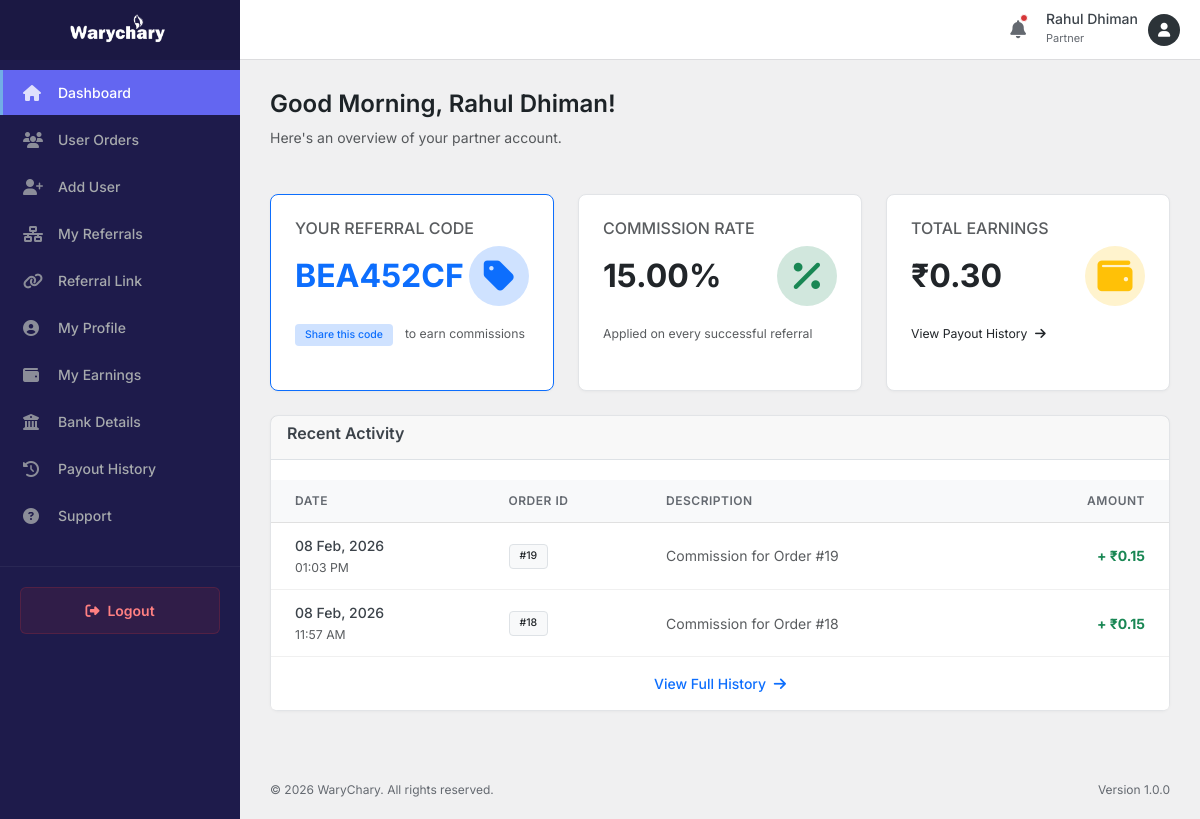
Before: /partner/index.php (signed in) with the older database file.
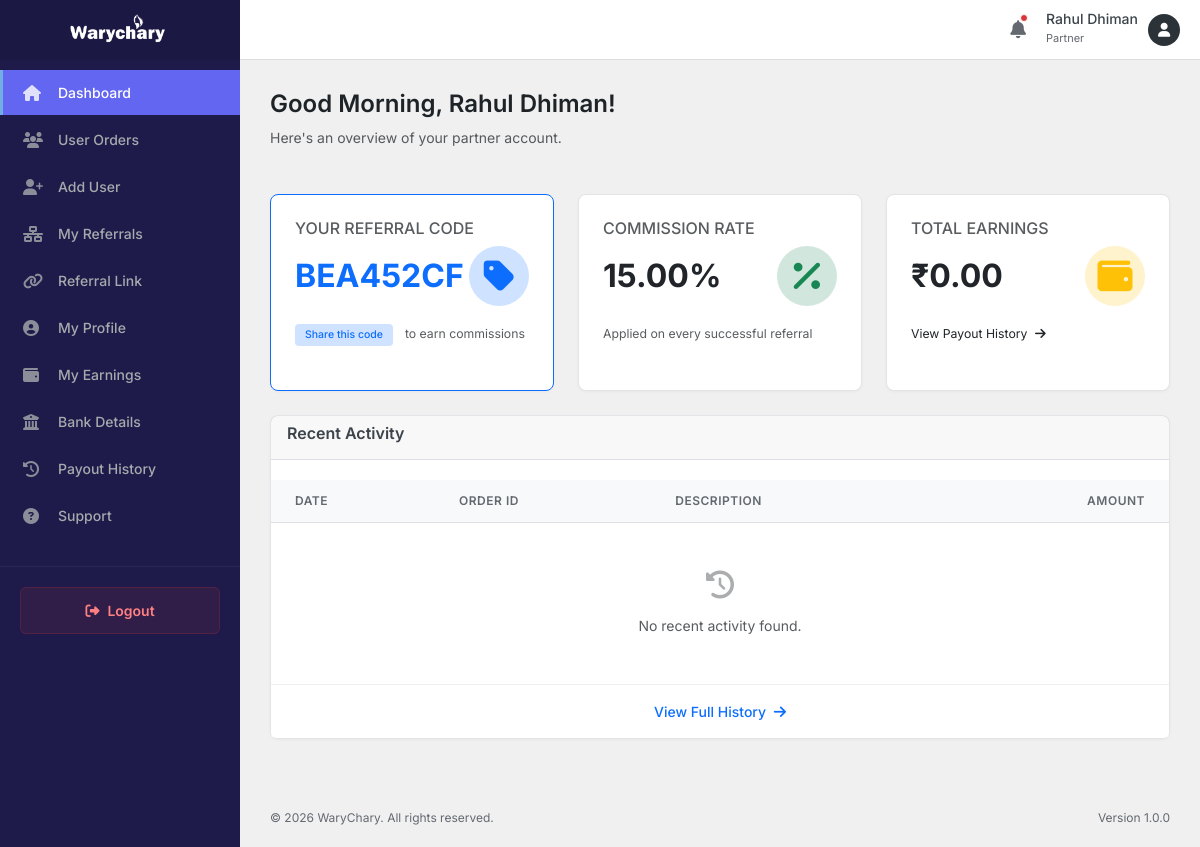
After: the same page with the newer database file.
### tables this page shows
CREATE TABLE `partner_earnings` (
  `id` int(11) NOT NULL AUTO_INCREMENT,
  `partner_id` int(11) NOT NULL,
  `partner_type` enum('marketing','senior') NOT NULL,
  `order_id` int(11) NOT NULL,
  `amount` decimal(10,2) NOT NULL,
  `percentage` decimal(5,2) NOT NULL,
  `description` text DEFAULT NULL,
  `created_at` timestamp NULL DEFAULT current_timestamp(),
  PRIMARY KEY (`id`),
  KEY `order_id` (`order_id`),
  CONSTRAINT `partner_earnings_ibfk_1` FOREIGN KEY (`order_id`) REFERENCES `orders` (`id`) ON DELETE CASCADE
);

### partner/index.php (the view, shortened to what the changed rows need)
<?php
include_once __DIR__ . '/includes/header.php';
$database = new Database();
$db = $database->getConnection();
$partner_id = $_SESSION['partner_id'];
$stmt = $db->prepare("SELECT * FROM partners WHERE id = :id");
$stmt->bindParam(':id', $partner_id);
$stmt->execute();
$partner = $stmt->fetch(PDO::FETCH_ASSOC);
$current_hour = date('H');
if ($current_hour < 12) {
    $greeting = "Good Morning";
} elseif ($current_hour < 18) {
    $greeting = "Good Afternoon";
} else {
    $greeting = "Good Evening";
}
$e_stmt = $db->prepare("SELECT SUM(amount) as real_total FROM partner_earnings WHERE partner_id = :pid");
$e_stmt->execute([':pid' => $partner_id]);
$earning_data = $e_stmt->fetch(PDO::FETCH_ASSOC);
$total_earnings = $earning_data['real_total'] ?? 0;
$recent_sql = "SELECT pe.*
               FROM partner_earnings pe
               WHERE pe.partner_id = :pid
               ORDER BY pe.created_at DESC
               LIMIT 10";
$r_stmt = $db->prepare($recent_sql);
$r_stmt->execute([':pid' => $partner_id]);
$recent_activity = $r_stmt->fetchAll(PDO::FETCH_ASSOC);
?>
<div class="page-header">
    <div class="header-title">
        <h1 class="page-title"><?php echo $greeting; ?>, <?php echo htmlspecialchars($partner['name']); ?>!</h1>
    </div>
</div>
<div class="row g-4">
    <div class="col-md-6 col-xl-4">
        <div class="card h-100 border-primary">
            <div class="card-body">
                <div class="d-flex align-items-center justify-content-between">
                    <h2 class="mb-0 text-primary fw-bold"><?php echo htmlspecialchars($partner['referral_code']); ?></h2>
                </div>
            </div>
        </div>
    </div>
    <div class="col-md-6 col-xl-4">
        <div class="card h-100">
            <div class="card-body">
                <div class="d-flex align-items-center justify-content-between">
                    <h2 class="mb-0 fw-bold"><?php echo htmlspecialchars($partner['commission']); ?>%</h2>
                </div>
            </div>
        </div>
    </div>
    <div class="col-md-6 col-xl-4">
        <div class="card h-100">
            <div class="card-body">
                <div class="d-flex align-items-center justify-content-between">
                    <h2 class="mb-0 fw-bold">₹<?php echo number_format($total_earnings, 2); ?></h2>
                    <div class="widget-icon bg-warning-subtle text-warning rounded-circle p-3">
                        <i class="fas fa-wallet fa-lg"></i>
                    </div>
                </div>
            </div>
        </div>
    </div>
</div>
<div class="row mt-4">
    <div class="col-12">
        <div class="card">
            <div class="card-body p-0">
                <div class="table-responsive">
                    <table class="table table-hover mb-0">
                        <thead class="bg-light">
                            <tr>
                                <th class="border-top-0 ps-4">Date</th>
                                <th class="border-top-0">Order ID</th>
                                <th class="border-top-0">Description</th>
                                <th class="border-top-0 text-end pe-4">Amount</th>
                            </tr>
                        </thead>
                        <tbody>
                            <?php if (count($recent_activity) > 0): ?>
                                <?php foreach ($recent_activity as $row): ?>
                                    <tr>
                                        <td class="ps-4">
                                            <div class="fw-medium"><?php echo date('d M, Y', strtotime($row['created_at'])); ?></div>
                                            <small class="text-muted"><?php echo date('h:i A', strtotime($row['created_at'])); ?></small>
                                        </td>
                                        <td>
                                            <span class="badge bg-light text-dark border">#<?php echo htmlspecialchars($row['order_id']); ?></span>
                                        </td>
                                        <td>
                                            <span class="text-muted"><?php echo htmlspecialchars($row['description']); ?></span>
                                        </td>
                                        <td class="text-end pe-4">
                                            <span class="fw-bold text-success">+ ₹<?php echo number_format($row['amount'], 2); ?></span>
                                        </td>
                                    </tr>
                                <?php endforeach; ?>
                            <?php else: ?>
                                <tr>
                                    <td colspan="4" class="text-center py-5">
                                        <div class="text-muted">
                                            <i class="fas fa-history fa-2x mb-3 opacity-50"></i>
                                            <p class="mb-0">No recent activity found.</p>
                                        </div>
                                    </td>
                                </tr>
                            <?php endif; ?>
                        </tbody>
                    </table>
                </div>
            </div>
        </div>
    </div>
</div>
<?php include_once __DIR__ . '/includes/footer.php'; ?>

Changed rows visible on the page:
removed partner_earnings: created_at "08 Feb, 2026", created_at "01:03 PM", order "19", description "Commission for Order #19", amount "0.15"
removed partner_earnings: created_at "08 Feb, 2026", created_at "11:57 AM", order "18", description "Commission for Order #18", amount "0.15"
Other visible differences:
$total_earnings: "0.30" → "0.00"
text now shown: "No recent activity found."
